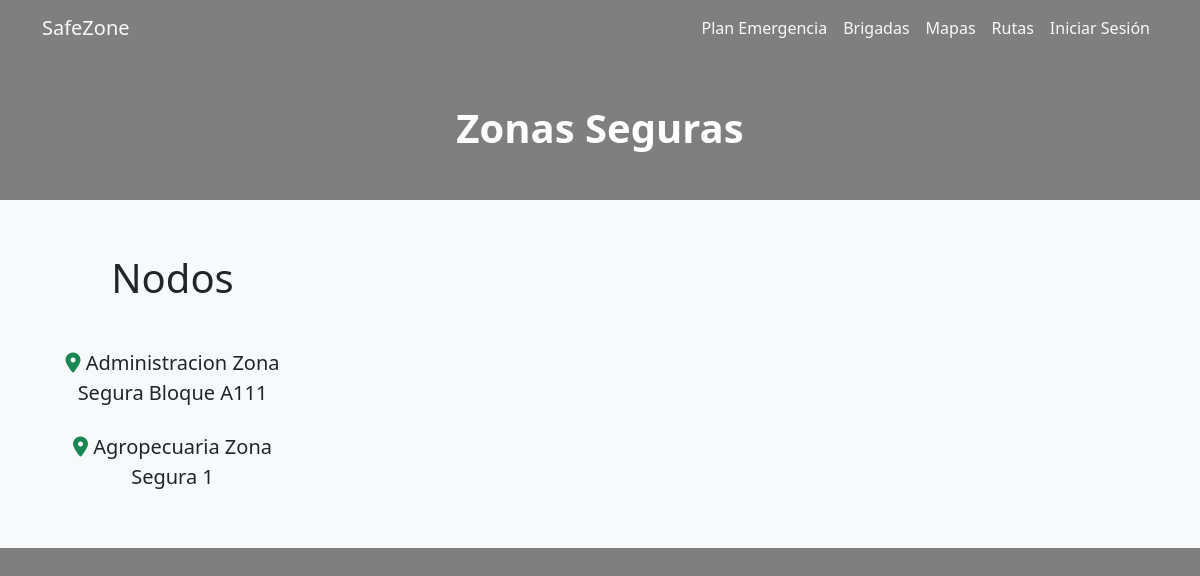
Screenshot of /routes/1/ with the database file from the repository.
### resqroute/models.py (models this page shows, shortened)
class Node(models.Model):
    name = models.CharField(max_length=50, unique=True, null=False)
    latitude = models.FloatField(null=False)
    longitude = models.FloatField(null=False)
    is_safe = models.CharField(max_length=1, null=False)

### resqroute/views.py (the view)
# urls.py: path('routes/<faculty>/', views.faculty),
def faculty(request, faculty):
    nodes_safe = Node.objects.filter(is_safe='s', name__icontains=faculty)
    initial_map = folium.Map(location=[nodes_safe[0].latitude,nodes_safe[0].longitude], zoom_start=18)
    for node in nodes_safe:
        folium.Marker(location=[node.latitude, node.longitude], popup=node.name, icon=folium.Icon(color='green')).add_to(initial_map)
    context = {
        'map': initial_map._repr_html_(),
        'nodes': nodes_safe,
    }
    return render(request, 'faculty.html', context)

### resqroute/templates/faculty.html (shortened to what this page needs)
{% extends user.is_authenticated|yesno:'authenticated.html,model.html' %}
{% block content %}
<main class="container-fluid text-center p-0">
  <h1 class="fw-bold text-white m-5">Zonas Seguras</h1>
  <div class="container-fluid bg-light">
    <div class="container pt-4 pb-4">
      <div class="row">
        <div class="col-sm-3 mb-2 mt-2">
          <ul class="list-unstyled">
            <li class="fs-1 pb-3 pt-3">Nodos</li>
            {% for node in nodes %}
              <li class="fs-5 mb-4 mt-4"><i class="fa-solid fa-location-dot text-success"></i> {{ node.name }}</li>
            {% endfor %}
          </ul>
        </div>
        <div class="col-sm-9">
        </div>
      </div>
    </div>
  </div>
</main>
{% endblock %}

### resqroute/static/css/main.css (style rules this page uses)
html { -webkit-box-sizing: border-box; -moz-box-sizing: border-box; box-sizing: border-box; }
*, *:before, *:after { -webkit-box-sizing: inherit; -moz-box-sizing: inherit; box-sizing: inherit; }
body { background: url("https://www.unl.edu.ec/sites/default/files/galeria/2021/02/HEADER1.jpg") rgba(0, 0, 0, 0.5); background-blend-mode: multiply; background-position: center; background-size: cover; background-repeat: no-repeat; }

### rows the page displays
Node: name "Administracion Zona Segura Bloque A111"
Node: name "Agropecuaria Zona Segura 1"
